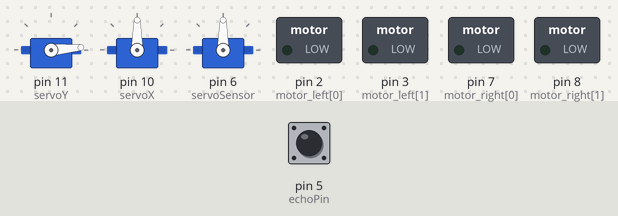
Recording of a sketch running on a simulated Arduino Uno, built with avr-gcc and run on an emulated ATmega328P. On the bench: 3 × servo, switched loads named in the sketch (green lamp = pin HIGH). The test bench sets the inputs (shaded band); at power-on: pin 5 (echoPin) LOW.

Above: at 1.2 s.
1.3 s: pin 5 (echoPin) pulsed HIGH 5 times (0.12 s each, 0.3 s apart)
At 1.58 s:
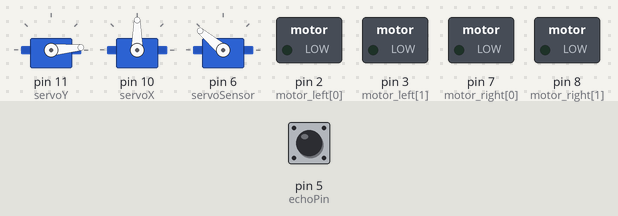
At 2.9 s:
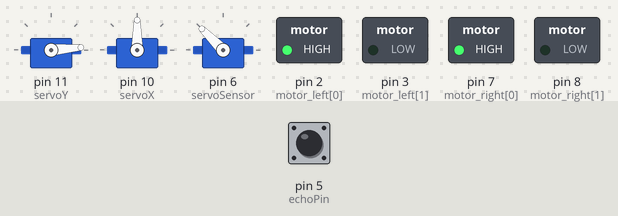
5.1 s: pin 5 (echoPin) pulsed HIGH 2 times (0.12 s each, 0.3 s apart)
At 16.5 s:
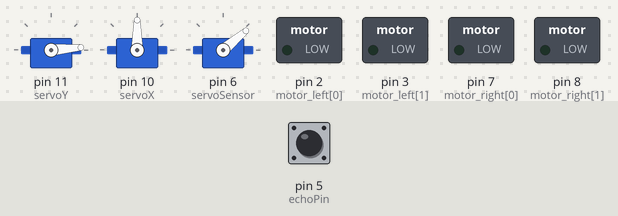
Timing chart, 0 to 32.3 s (numbered marks = the images above; inputs shaded):
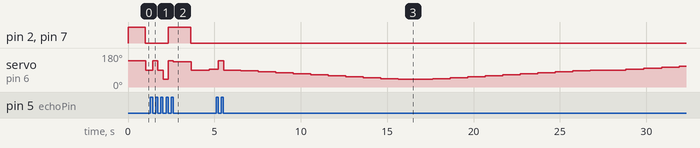

The sketch:

Aytonomous2.ino
```cpp
#include<Servo.h>
Servo servoY;
Servo servoX;
Servo servoSensor;

int motor_left[2] = {2, 3};
int motor_right[2] = {7, 8};
const int trigPin = 9;
const int echoPin = 5;
long duration;
int distance;

int steps = 2;
char inputstring[7]={'\0','\0','\0'};
String outputstring;
int bytesreceived = 0;
char MoveCommand= '0';
char CameraCommand= '0';
char Mode;
int Xangle = 90;
int Yangle = 5;

int SensorAngle = 90;

int data_valid ;


void setup() {
  // put your setup code here, to run once:

  int i;
  for(i = 0; i < 2; i++)
  {
    pinMode(motor_left[i], OUTPUT);
    pinMode(motor_right[i], OUTPUT);
  }
  servoY.attach(11);
  servoX.attach(10);
  servoSensor.attach(6);
  servoY.write(Yangle);
  servoX.write(Xangle);
  Serial.begin(9600);

 CameraCommand= '0';
 MoveCommand= '0';
 strcpy(inputstring,"0,0,Z");
 data_valid = 0;
 Mode='1';

}

void loop() {
  // put your main code here, to run repeatedly:
  for (SensorAngle=40;SensorAngle>141; SensorAngle+=5){
  drive_forward();
  servoSensor.write(SensorAngle);
  distance = calculateDistance();
  drive_forward();
  delay(10);
  while(distance<20){
    findExit();
  }
  }

for (SensorAngle=140;SensorAngle>39; SensorAngle-=5){
 drive_forward();
  servoSensor.write(SensorAngle);
  distance = calculateDistance();
  drive_forward();
  delay(10);
  while(distance<20){
      findExit();
  }
}
}

void findExit(){
for (SensorAngle=90;SensorAngle<141; SensorAngle+=5){
  motor_stop();
  servoSensor.write(SensorAngle);
  distance = calculateDistance();

  delay(10);
  if(distance>30){
  break;
  }

}
for (SensorAngle=140;SensorAngle>89; SensorAngle-=5){

servoSensor.write(SensorAngle);
distance = calculateDistance();
delay(10);
if(distance>30){
  break;
  }

}
for (SensorAngle=90;SensorAngle>39 ; SensorAngle-=5){
servoSensor.write(SensorAngle);
distance = calculateDistance();
delay(10);
if(distance>30){
  break;
  }
}
for (SensorAngle=40;SensorAngle<91;  SensorAngle+=5){
servoSensor.write(SensorAngle);
distance = calculateDistance();
delay(10);
if(distance>30){
  break;
  }
}
}

void AutonomousMode(){

      int angle= SensorAngle;
      distance = calculateDistance();
      while(distance>30){

      for (SensorAngle=angle;SensorAngle<140; SensorAngle+=10){
       // drive_forward();
        servoSensor.write(SensorAngle);
        distance = calculateDistance();
        if(distance<30){
          motor_stop();
        }
        delay(5);
      }
      for (SensorAngle=149;SensorAngle>50 ; SensorAngle-=10){
        //drive_forward();
        servoSensor.write(SensorAngle);
        distance = calculateDistance();
         if(distance<30){
          motor_stop();
        }
        delay(5);
      }
      }
    if (SensorAngle<90){
      drive_backward();
      delay(1000);
      turn_left();
      delay(1000);
    }
    else if(SensorAngle>90){
      drive_backward();
      delay(1000);
      turn_right();
      delay(1000);
    }
    servoSensor.write(SensorAngle);
    distance = calculateDistance();

    while(distance>40 ){
      //drive_forward();
      distance = calculateDistance();
    }

}
void SerialInput(){

  //receive and save Serial input characters until a new line character is detected, or the char array is full.
  //if received message is greater than 14 characters
 if (Serial.available()>0 )
    {
      bytesreceived = Serial.readBytesUntil (10,inputstring,15);
      //read bytes until it finds a 'Z' (90), or 11 characters are reached, save into inputstring
      inputstring[bytesreceived] = 0; //make last character 0

    }

    if ( inputstring[1]==',' && inputstring[6]=='Z')
    {
      data_valid = 1;
    }


    MoveCommand= inputstring[0];
    CameraCommand = inputstring[2];
    Mode = inputstring[4];
    delay(20);

}
int calculateDistance(){
  //cleat the trigPin
  digitalWrite(trigPin, LOW);
  delayMicroseconds(2);
  // Sets the trigPin on HIGH state for 10 micro seconds
  digitalWrite(trigPin, HIGH);
  delayMicroseconds(10);
  digitalWrite(trigPin, LOW);
  duration = pulseIn(echoPin, HIGH); // Reads the echoPin, returns the sound wave travel time in microseconds
  //U(m/s)=dX(m)/dT(s)
  //in this case Duration(time)= 2*Distance/SpeedOfSound=>
  //Distance=SpeedOfSound*Duration/2
  // In dry air at 20 °C, the speed of sound is 343.2 m/s or 0.003432 m/Microsecond or 0,03434 cm/Microseconds
  distance= duration*0.034/2;
  return distance;
}
void motor_stop(){
  digitalWrite(motor_left[0], LOW);
  digitalWrite(motor_left[1], LOW);

  digitalWrite(motor_right[0], LOW);
  digitalWrite(motor_right[1], LOW);
  delay(25);
}

void drive_forward(){
  digitalWrite(motor_left[0], HIGH);
  digitalWrite(motor_left[1], LOW);

  digitalWrite(motor_right[0], HIGH);
  digitalWrite(motor_right[1], LOW);
}

void drive_backward(){
  digitalWrite(motor_left[0], LOW);
  digitalWrite(motor_left[1], HIGH);

  digitalWrite(motor_right[0], LOW);
  digitalWrite(motor_right[1], HIGH);
}

void turn_left(){
  digitalWrite(motor_left[0], LOW);
  digitalWrite(motor_left[1], HIGH);

  digitalWrite(motor_right[0], HIGH);
  digitalWrite(motor_right[1], LOW);
}

void turn_right(){
  digitalWrite(motor_left[0], HIGH);
  digitalWrite(motor_left[1], LOW);

  digitalWrite(motor_right[0], LOW);
  digitalWrite(motor_right[1], HIGH);
}
```

Measured:
- after the input at 1.3 s, pin 2 (motor_left[0]), pin 7 (motor_right[0]): LOW → HIGH after 1.0 s, → LOW 1.3 s later
